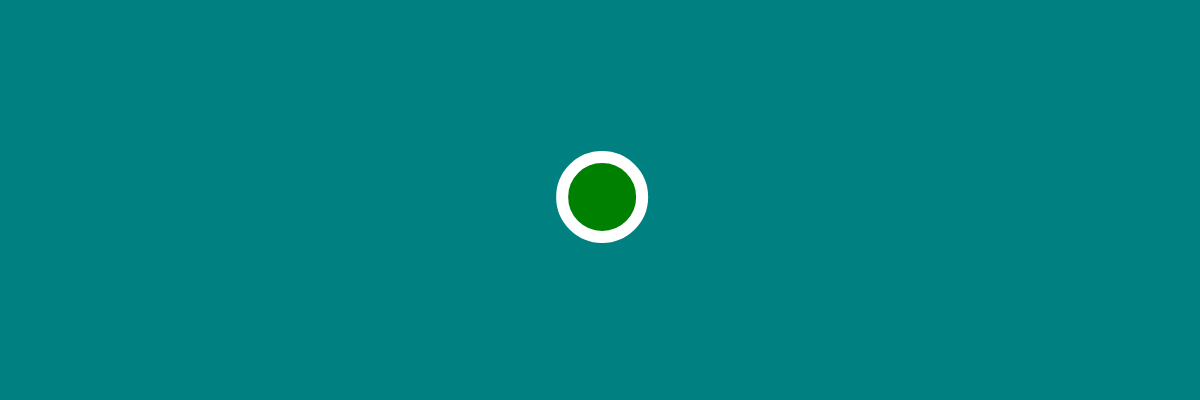
Frame 1 (no input)
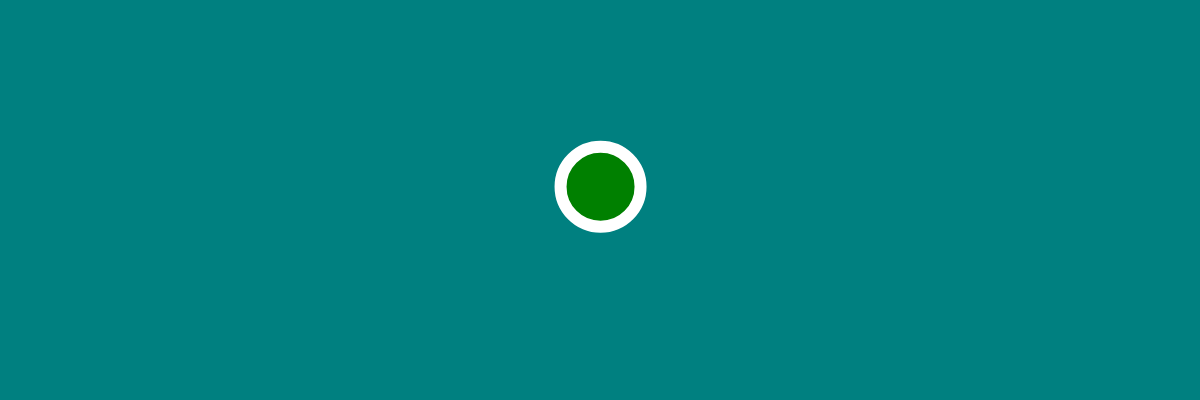
Frame 60 (no input)
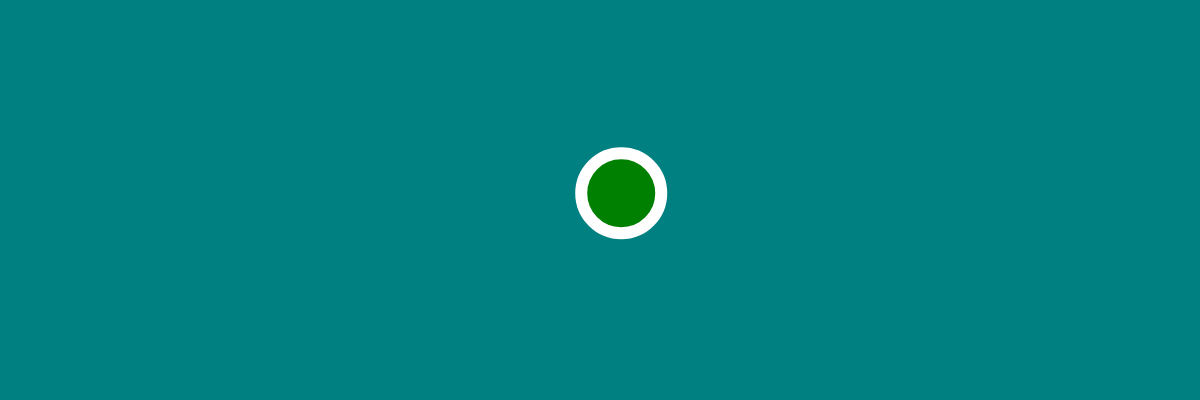
Frame 120 (the mouse pressed at the canvas centre since frame 60)

The p5.js sketch that drew these frames (run headless with seeded random() and noise() and a simulated clock; from frame 60 on, the mouse is pressed at the canvas centre):

// p5.js sketch
// ── sketch.js
let bubbles = [];

function setup() {
  createCanvas(windowWidth, 400);
  let b = new Bubble(width/2, height/2, 10);
  bubbles.push(b);
}

function mouseDragged() {
  let r = random(10, 50);
  let b = new Bubble(mouseX, mouseY, r);
  bubbles.push(b);
}

function draw() {
  background( 'teal' );
  for (let i = 0; i < bubbles.length; i++) {
    bubbles[i].move();
    bubbles[i].show();
  }
}

class Bubble {
  constructor(x, y, r) {
    this.x = x;
    this.y = y;
    this.r = r;
  }

  move() {
    this.x = this.x + random(-5, 5);
    this.y = this.y + random(-5, 5);
  }

  show() {
    stroke(255);
    strokeWeight(12);
    fill( 'green' );
    ellipse(this.x, this.y, this.r * 8);
  }
}
